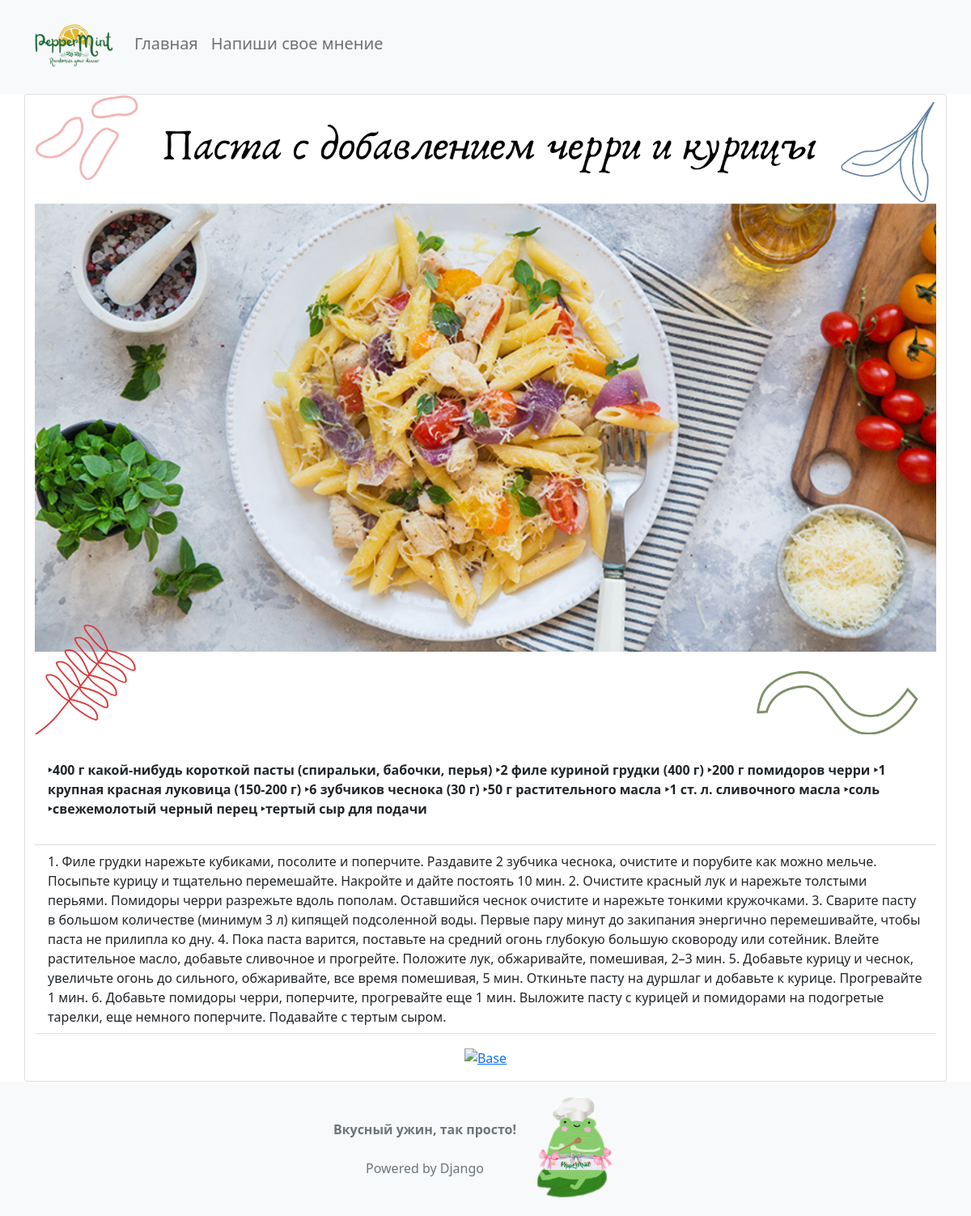
Screenshot of /recipe/ with the database file from the repository.
### app/models.py (models this page shows, shortened)
class Recipe(models.Model):
    recipe_name = models.CharField(max_length=50, blank=False)
    ingridients = models.TextField(blank=False)
    recipe = models.TextField(blank=False)
    image = models.ImageField(upload_to='uploads')

### app/views.py (the view)
# urls.py: path('recipe/', views.recipe, name='recipe'),
def recipe(request):
    n_id = Recipe.objects.all().last().id
    food_number= random.randint(1,n_id)
    recipe_id = Recipe.objects.get(id=food_number)
    return render(request, 'recipe.html', {'recipe':recipe_id} )

### app/templates/recipe.html
{% extends "base.html" %}
{% load static %}
{% block content %}
<div class="card container" >
    <img class="card-img-top" src="{{recipe.image.url}}" alt="recipe">
    <div class="card-body">
      <p class="card-text"> <p class= "fw-bold">{{recipe.ingridients|capfirst}}</p> </p>
    </div>
    <ul class="list-group list-group-flush">
      <li class="list-group-item">{{recipe.recipe|capfirst}}</li>
    </ul>
    <div class="card-body text-center">
        <a class="p-0" href= "{% url 'recipe'%}">
            <img src="{% static 'img/gen.Gif' %}" alt="Base"  width=300/>
        </a>
    </div>
  </div>
{% endblock content %}

### rows the page displays
Recipe: image (picture), ingridients "‣400 г какой-нибудь короткой пасты (спиральки, бабочки, перья) ‣2 филе куриной грудки (400 г) ‣200 г помидоров черри ‣1 крупная красная луковица (150-200 г) ‣6 зубчиков чеснока (30 г) ‣50 г растительного масла ‣1 ст. л. сливочного масла ‣соль ‣свежемолотый черный перец ‣тертый сыр для подачи", recipe "1. Филе грудки нарежьте кубиками, посолите и поперчите. Раздавите 2 зубчика чеснока, очистите и порубите как можно мельче. Посыпьте курицу и тщательно перемешайте. Накройте и дайте постоять 10 мин. 2. Очистите красный лук и нарежьте толстыми перьями. Помидоры черри разрежьте вдоль пополам. Оставшийся чеснок очистите и нарежьте тонкими кружочками. 3. Сварите пасту в большом количестве (минимум 3 л) кипящей подсоленной воды. Первые пару минут до закипания энергично перемешивайте, чтобы паста не прилипла ко дну. 4. Пока паста варится, поставьте на средний огонь глубокую большую сковороду или сотейник. Влейте растительное масло, добавьте сливочное и прогрейте. Положите лук, обжаривайте,…"
